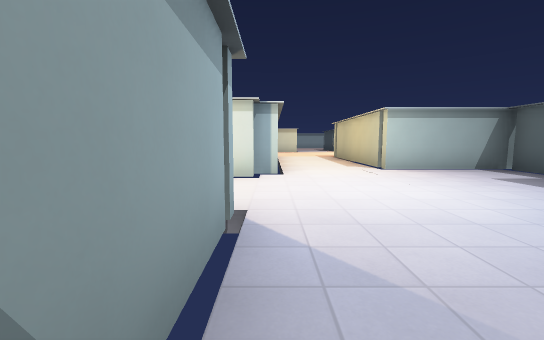
view 1 (above)

22 first-person views from a walk through a Godot game level. The camera is 1.4 m above the floor, tilts 6° down and sees 90° across. The floor is counted in squares, 2 m on a side. Each view is taken from the middle of a square. On the plan, view 1 faces up. The plan holds only what a view shows up to about 9 squares ahead; the rest is blank. The place goes on beyond the plan. Characters and animated objects are left out. Surface patterns are stand-ins for the level's own textures.

view 2
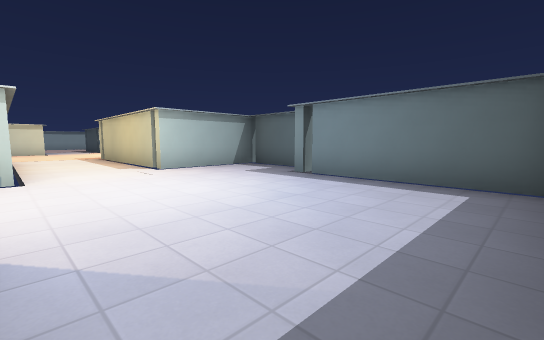

view 3
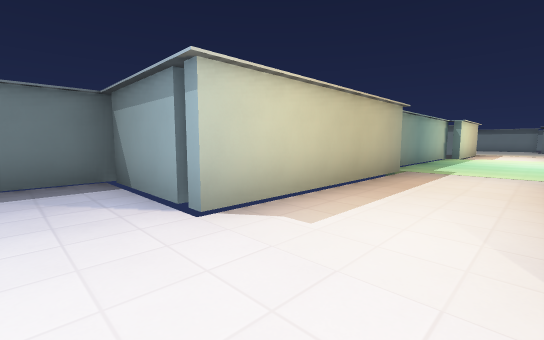

view 4
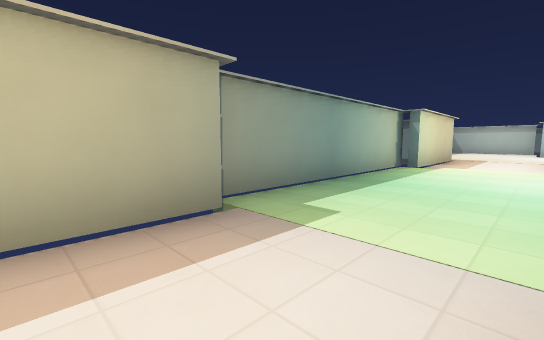

view 5
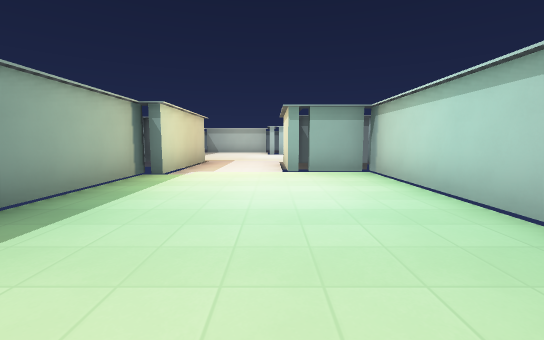

view 6
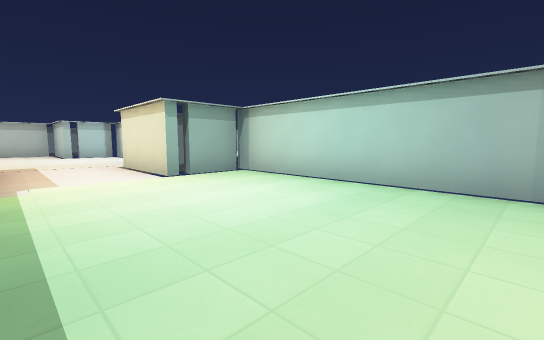

view 7
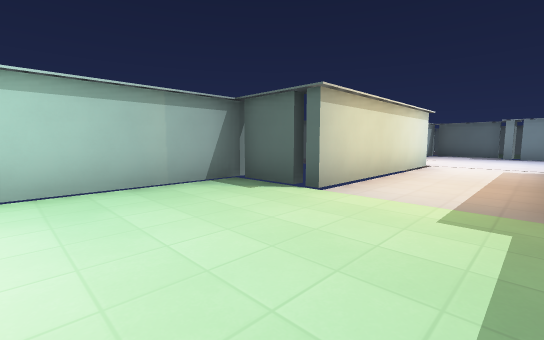

view 8
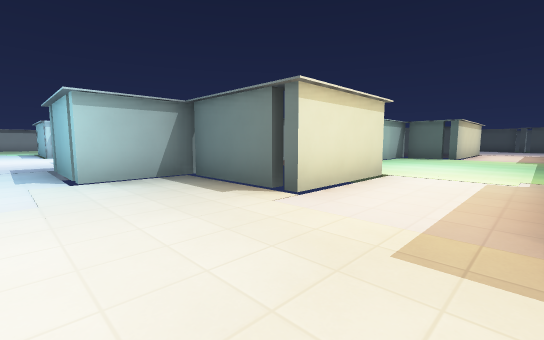

view 9
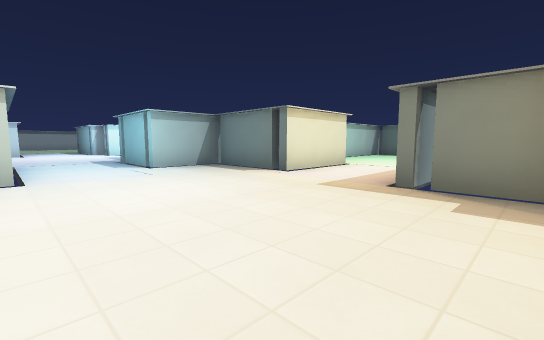

view 10
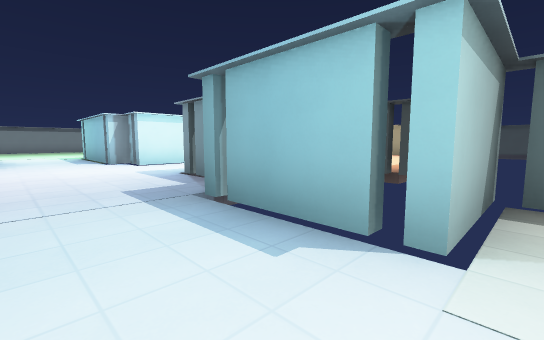

view 11
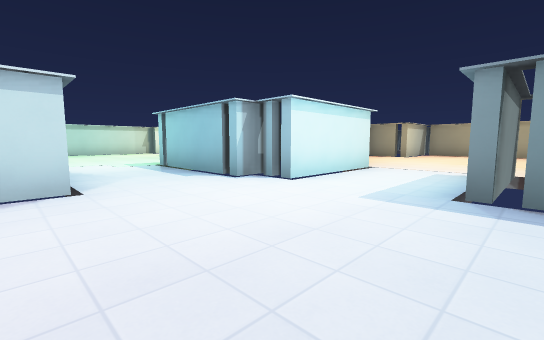

view 12
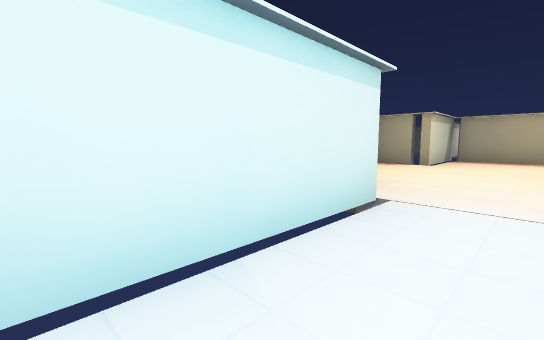

view 13
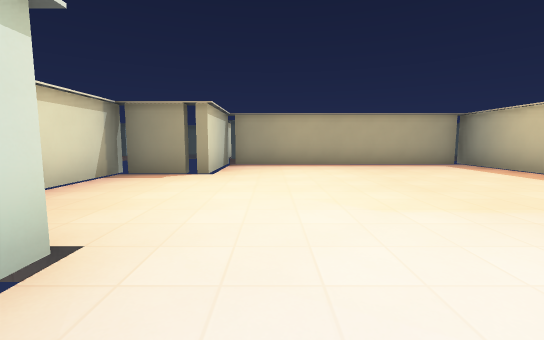

view 14
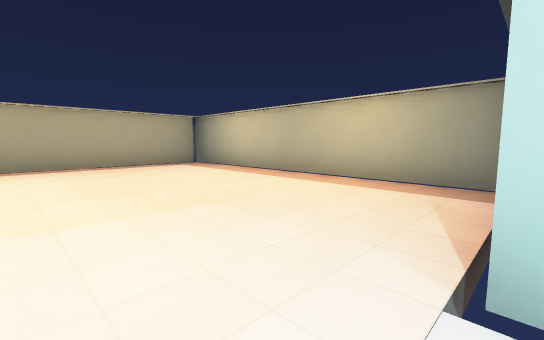

view 15
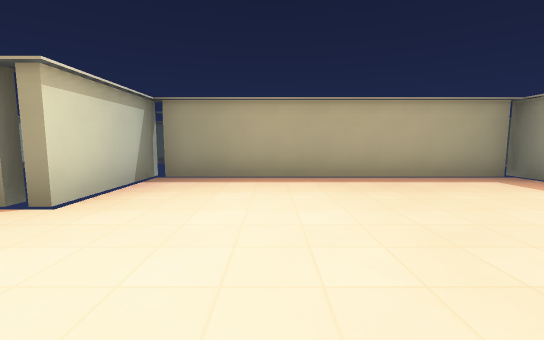

view 16
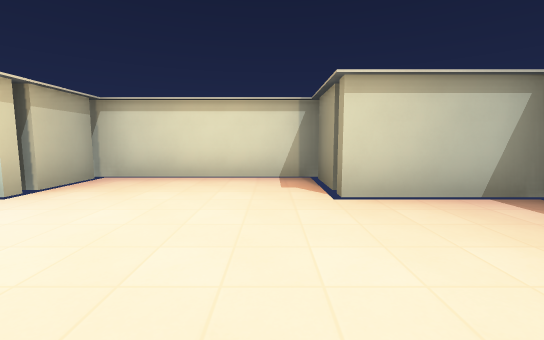

view 17
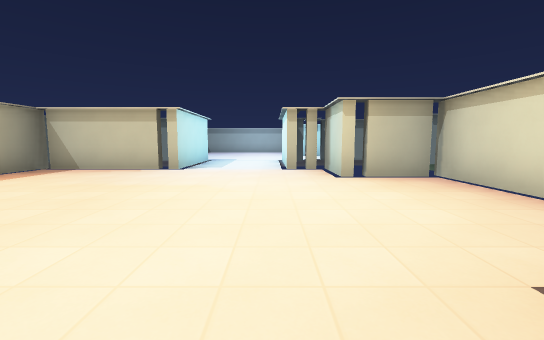

view 18
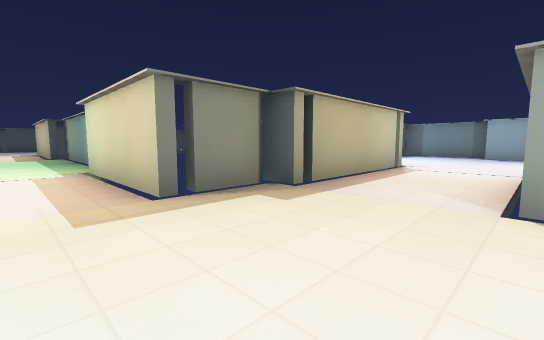

view 19
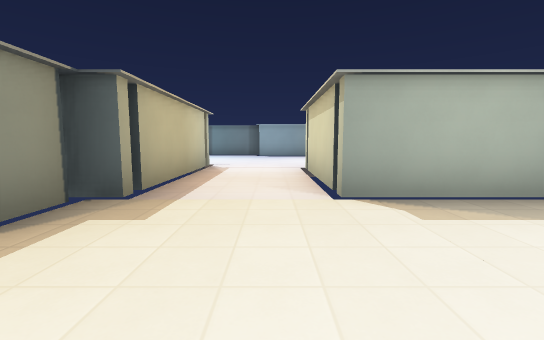

view 20
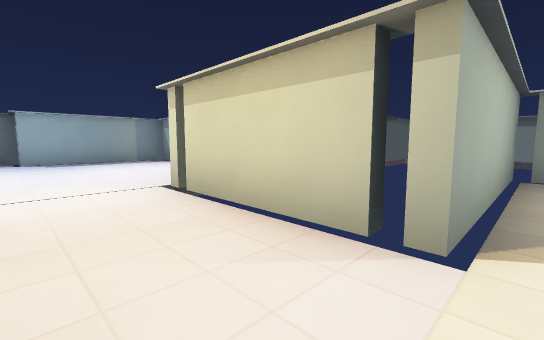

view 21
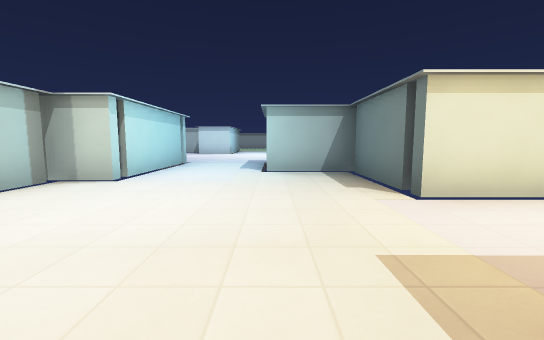

view 22
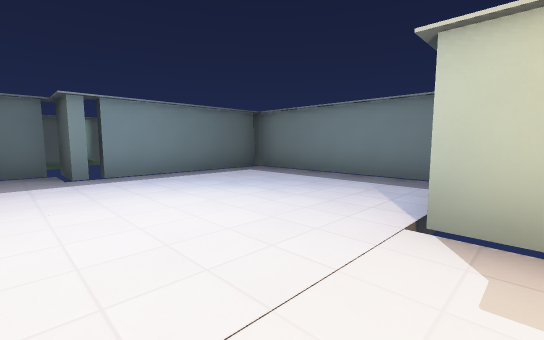

### Floor plan
Points are (right, up) in squares from view 1. A wall is a line through its corners. A room is listed if a view was taken in it or the views show most of it. See-through windows are left out.
Room 1 (views 1, 2, 3, 4, 5, 6, 7, 8, 9, 18, 19, 20, 21, 22)
walls: (-5.8, 2.6) (-0.4, 2.6) (-0.4, -0.1); (-12.1, 2.1) (-5.9, 2.1); (-12.4, 7.2) (-12.4, 5.4) (-15.1, 5.4) (-15.1, 8.1); (-5.4, 7.4) (-12.6, 7.4); (-14.8, 8.4) (-17.1, 8.4); (-15.6, 0.9) (-15.6, 2.6) (-11.9, 2.6); (-0.4, 5.4) (-5.6, 5.4) (-5.6, 7.1); (0.2, 5.9) (-0.5, 5.9); (-0.5, -0.4) (4.9, -0.4) (4.9, 4.1) (5.9, 4.1) (5.9, 6.9) (2.9, 6.9); (-16.1, -4.1) (-16.1, 0.6) (-15.4, 0.6); (-19.9, 6.9) (-20.5, 6.9); (-20.5, 0.6) (-18.9, 0.6) (-18.9, -3.1)
ways out: opening at (-18.5, 8.5) to room 2; opening at (-17.5, -4); opening at (1.5, 6.5); gap at (-15, 1); gap at (-15, 8); gap at (-13, 7); gap at (-5, 7); gap at (-1, 0); gap at (5, 0)
Room 2 (views 10, 11, 12, 13, 14, 15, 16, 17)
walls: (-12.9, 17.2) (-12.9, 16.4) (-16.1, 16.4) (-16.1, 17.1); (-15.1, 13.6) (-12.9, 13.6) (-12.9, 10.4); (-15.9, 17.4) (-16.6, 17.4) (-16.6, 20.5); (-16.1, 12.8) (-16.1, 13.6); (-11.4, 19.2) (-11.4, 17.4) (-13.1, 17.4); (-13.1, 10.1) (-4.4, 10.1); (-19.2, 17.4) (-20.1, 17.4); (-6.9, 19.4) (-11.6, 19.4); (-17.1, 8.4) (-17.1, 11.1); (-19.9, 11) (-19.9, 6.9); (-4.4, 17.4) (-7.1, 17.4) (-7.1, 19.1); (-4.6, 10.2) (-4.6, 17.1)
ways out: opening at (-18.5, 8.5) to room 1; gap at (-16, 18); gap at (-12, 19); gap at (-7, 19); gap at (-4, 17)

Where each view was taken, in squares from view 1:
view 1: 0 up, 0 right, facing up
view 2: 0 up, 0 right, facing up-right
view 3: 5 up, 1 right, facing down-left
view 4: 5 up, 4 left, facing down-left
view 5: 5 up, 6 left, facing left
view 6: 3 up, 7 left, facing up-left
view 7: 3 up, 9 left, facing up-right
view 8: 3 up, 18 left, facing up-right
view 9: 1 up, 20 left, facing up-right
view 10: 8 up, 19 left, facing up-right
view 11: 13 up, 20 left, facing up-right
view 12: 15 up, 16 left, facing up-right
view 13: 16 up, 13 left, facing right
view 14: 15 up, 13 left, facing down-right
view 15: 15 up, 10 left, facing right
view 16: 14 up, 8 left, facing up
view 17: 16 up, 6 left, facing left
view 18: 4 up, 19 left, facing down-right
view 19: 4 up, 18 left, facing down
view 20: 1 up, 17 left, facing down-left
view 21: 2 up, 17 left, facing up
view 22: 5 up, 1 left, facing down-right
